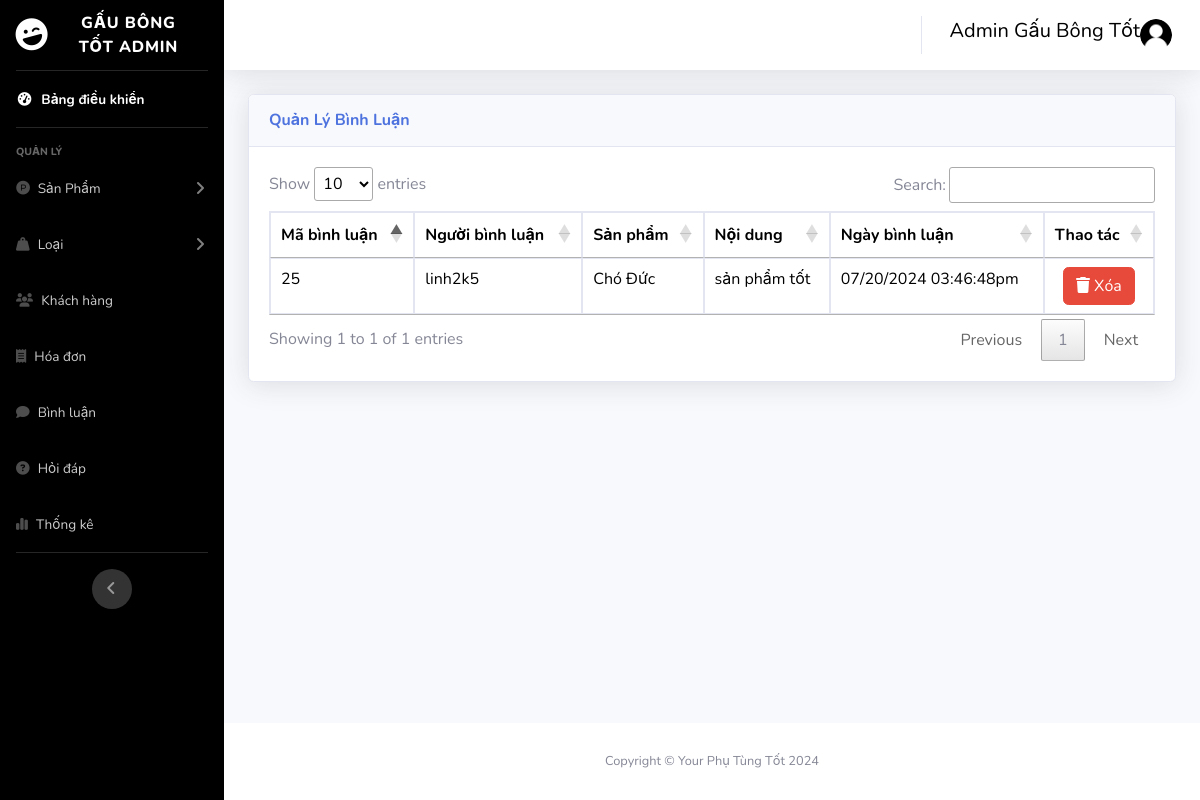
The page /admin/index.php?act=list_cmt (signed in) on the database its author committed.
### tables this page shows
CREATE TABLE `comment` (
  `id_cmt` int(11) NOT NULL,
  `content` varchar(255) NOT NULL,
  `id_user` int(11) NOT NULL,
  `user_name` varchar(50) NOT NULL,
  `full_name` varchar(255) NOT NULL,
  `id_pro` int(11) NOT NULL,
  `comment_date` varchar(30) NOT NULL
);

CREATE TABLE `product` (
  `id_pro` int(11) NOT NULL,
  `name_pro` varchar(255) NOT NULL,
  `price` int(11) NOT NULL,
  `discount` int(11) NOT NULL,
  `img_pro` varchar(255) NOT NULL,
  `short_des` text NOT NULL,
  `detail_des` text NOT NULL,
  `view` int(11) NOT NULL DEFAULT 0,
  `idcate` int(11) NOT NULL
);

### admin/controller/controller.php (called while the page is built)
<?php
function render($path, $data = [])
{
    extract($data);
    $view = "view/" . $path . ".php";
    include_once $view;
}

### admin/model/pdo.php (called while the page is built, shortened)
<?php
function pdo_get_connection(){
    $dburl = "mysql:host=127.0.0.1;dbname=virtualphone;charset=utf8";
    $username = 'root';
    $password = '';
    $conn = new PDO($dburl, $username, $password);
    $conn->setAttribute(PDO::ATTR_ERRMODE, PDO::ERRMODE_EXCEPTION);
    return $conn;
}
function pdo_query($sql){
    $sql_args = array_slice(func_get_args(), 1);
    try{
        $conn = pdo_get_connection();
        $stmt = $conn->prepare($sql);
        $stmt->execute($sql_args);
        $rows = $stmt->fetchAll();
        return $rows;
    }
    catch(PDOException $e){
        throw $e;
    }
    finally{
        unset($conn);
    }
}

### admin/model/binhluan.php (called while the page is built, shortened)
<?php
function loadall_cmt() {
    $sql = "SELECT * FROM comment c inner join product p on c.id_pro = p.id_pro ORDER BY id_cmt DESC";
    $listcmt = pdo_query($sql);
    return $listcmt;
}
?>

### admin/view/list_comment.php (the view, shortened to what this page needs)
<?php include_once "header.php" ?>
<body id="page-top">
    <div id="wrapper">
        <?php include_once "nav.php" ?>
        <div class="container-fluid">
            <div class="card shadow mb-4">
                <div class="card-header py-3">
                    <h6 class="m-0 font-weight-bold text-primary">Quản Lý Bình Luận</h6>
                </div>
                <div class="card-body">
                    <div class="table-responsive">
                        <table class="table table-bordered" id="dataTable" width="100%" cellspacing="0">
                            <thead>
                                <tr>
                                    <th>Mã bình luận</th>
                                    <th>Người bình luận</th>
                                    <th>Sản phẩm</th>
                                    <th>Nội dung</th>
                                    <th>Ngày bình luận</th>
                                    <th>Thao tác</th>
                                </tr>
                            </thead>
                            <tbody>
                                <?php
                                foreach ($listcmt as $cmt) : extract($cmt); ?>
                                    <tr>
                                        <td><?= $id_cmt ?></td>
                                        <td><?= $user_name ?></td>
                                        <td><?= $name_pro ?></td>
                                        <td><?= $content ?></td>
                                        <td><?= $comment_date ?></td>
                                        <td class="text-center">
                                            <a href="index.php?act=delete_cmt&idcmt=<?= $id_cmt ?>" class="btn btn-danger" onclick="return confirm('Bạn có chắc chắn muốn xóa?')"><i class="fa-solid fa-trash"></i> Xóa</a>
                                        </td>
                                    </tr>
                                <?php endforeach ?>
                            </tbody>
                        </table>
                    </div>
                </div>
            </div>
        </div>
    </div>
    <?php include_once "footer.php" ?>

### rows shown on the page
comment: id_cmt "25", user_name "linh2k5", id_pro.name_pro "Chó Đức", content "sản phẩm tốt", comment_date "07/20/2024 03:46:48pm"
